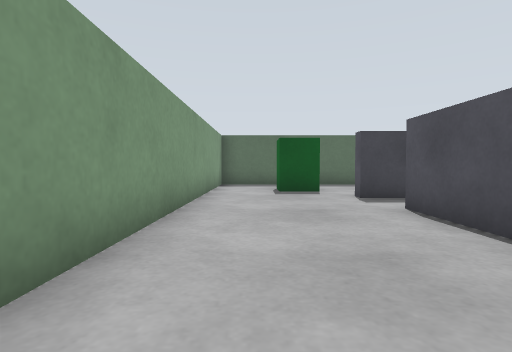
[1] (above)

17 first-person views from a walk through a Gazebo world. The camera is 0.39 m above the floor, tilts 2° down and sees 80° across. The floor is counted in squares, 0.5 m on a side. Each view is taken from the middle of a square. On the plan, view 1 faces up. The plan holds only what a view shows up to about 10 squares ahead; the rest is blank. The place goes on beyond the plan.

[2]
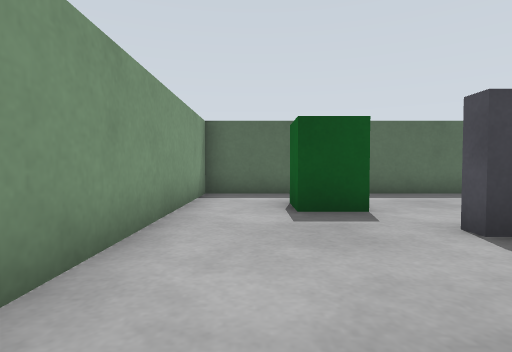

[3]
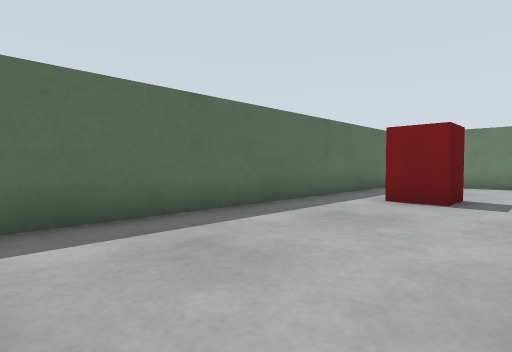

[4]
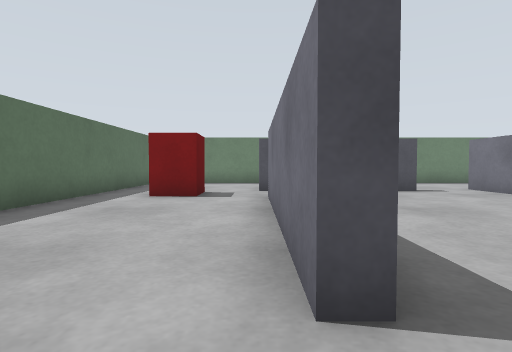

[5]
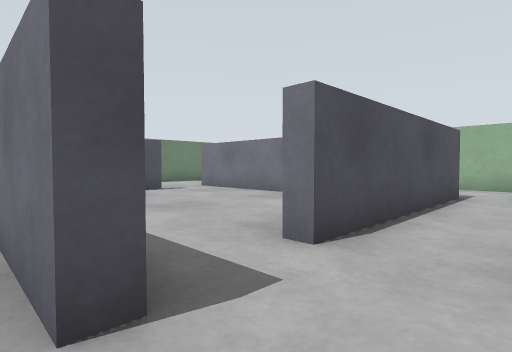

[6]
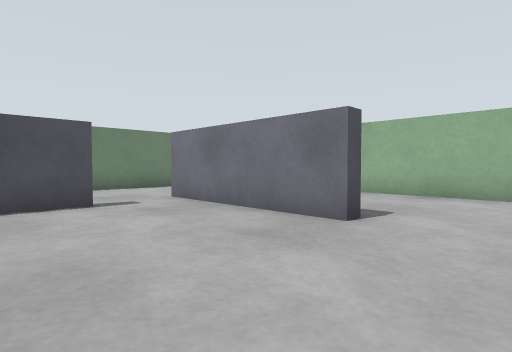

[7]
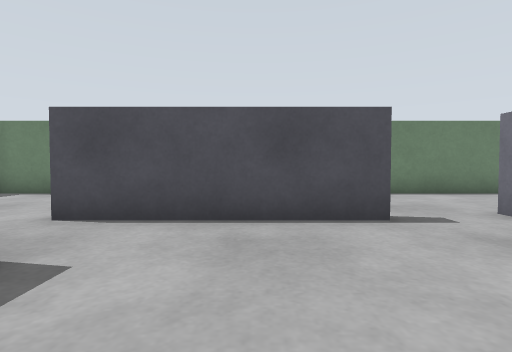

[8]
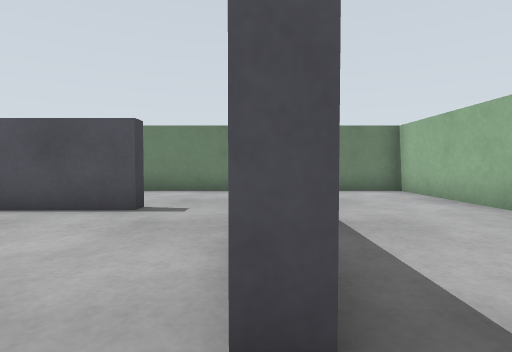

[9]
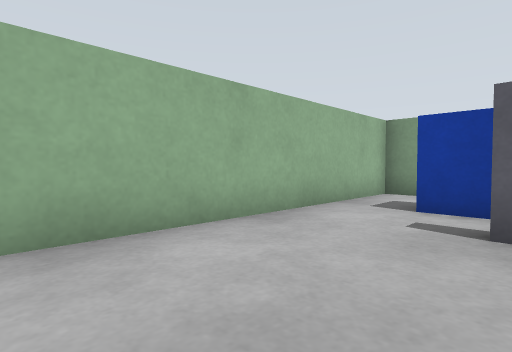

[10]
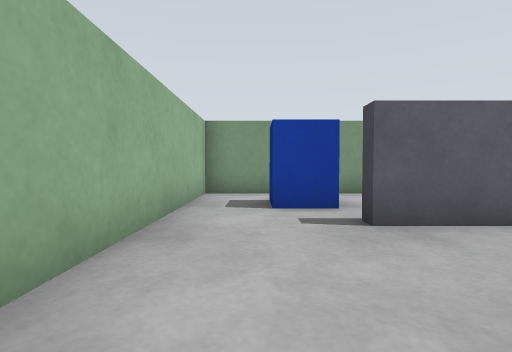

[11]
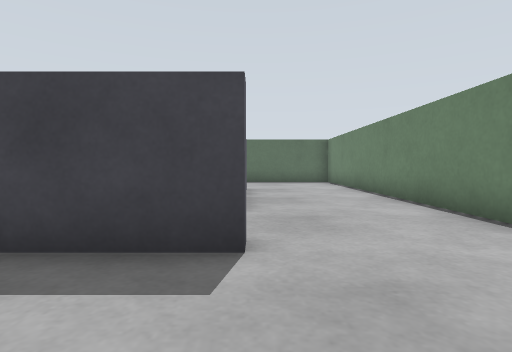

[12]
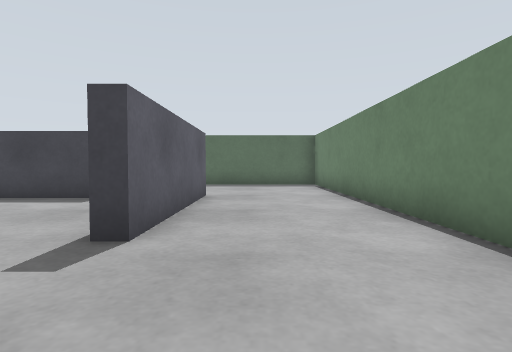

[13]
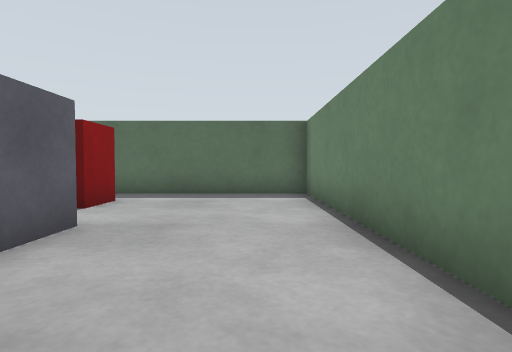

[14]
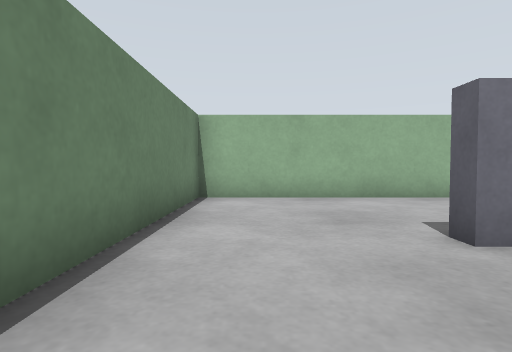

[15]
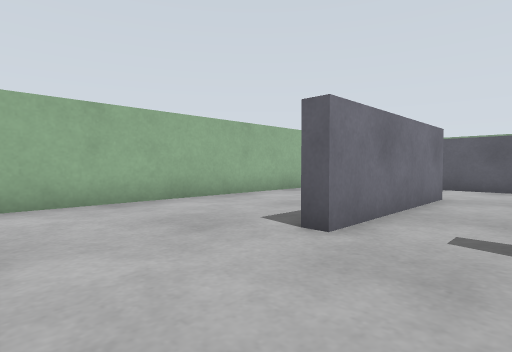

[16]
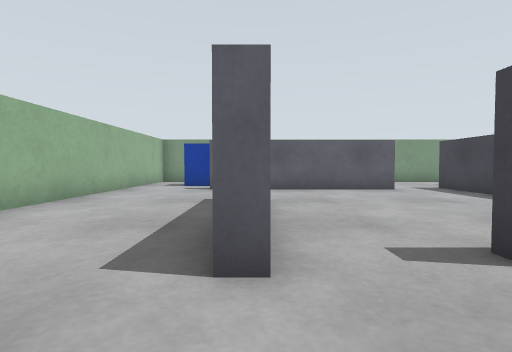

[17]
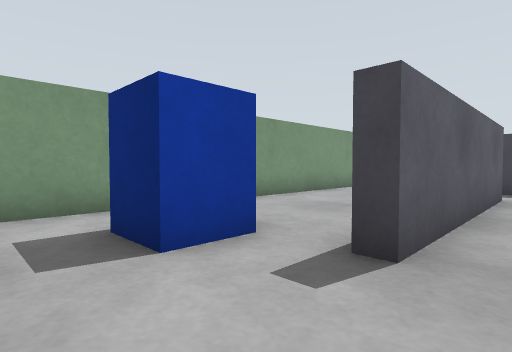

### Floor plan
Points are (right, up) in squares from view 1. A wall is a line through its corners. A room is listed if a view was taken in it or the views show most of it. See-through windows are left out.
Room 1 (views 1, 2, 3, 4, 5, 6, 7, 8, 9, 10, 11, 12, 13, 14, 15, 16, 17)
walls: (8.1, 7.3) (2.5, 7.3) (2.5, 7.7) (8, 7.7); (3.1, 5.5) (3.1, -0.5) (2.7, -0.5) (2.7, 5.5) (3.1, 5.5); (6.1, 0.6) (6.1, 1.1) (10.9, 1.1) (10.9, 0.7) (8.6, 0.7); (10.7, 8) (10.7, 3.1) (10.3, 3.1) (10.3, 8); (14.4, 12.4) (-1.4, 12.4) (-1.4, -3.4) (14.4, -3.4) (14.4, 12.4)
objects: blue box (1, -1); green box (1, 9) to (2, 10); red box (9, 10) to (10, 10)

Where each view was taken, in squares from view 1:
view 1: 0 up, 0 right, facing up
view 2: 4 up, 0 right, facing up
view 3: 8 up, 2 right, facing up-right
view 4: 8 up, 1 right, facing right
view 5: 8 up, 1 right, facing down-right
view 6: 5 up, 4 right, facing down-right
view 7: 5 up, 6 right, facing right
view 8: 1 up, 5 right, facing right
view 9: 0 up, 7 right, facing down-left
view 10: 2 down, 7 right, facing left
view 11: 2 down, 11 right, facing up
view 12: 0 up, 12 right, facing up
view 13: 4 up, 13 right, facing up
view 14: 4 up, 13 right, facing down
view 15: 3 up, 14 right, facing down-left
view 16: 1 up, 13 right, facing left
view 17: 3 down, 4 right, facing up-left
